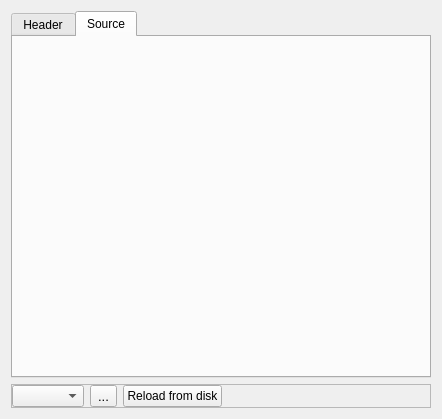
<ui version="4.0" >
 <class>STSourceEditor</class>
 <widget class="QWidget" name="STSourceEditor" >
  <property name="geometry" >
   <rect>
    <x>0</x>
    <y>0</y>
    <width>442</width>
    <height>419</height>
   </rect>
  </property>
  <property name="windowTitle" >
   <string>ST Source Editor</string>
  </property>
  <layout class="QVBoxLayout" >
   <item>
    <widget class="QTabWidget" name="tabWidget" >
     <property name="currentIndex" >
      <number>1</number>
     </property>
     <widget class="QWidget" name="header_tab" >
      <property name="geometry" >
       <rect>
        <x>0</x>
        <y>0</y>
        <width>418</width>
        <height>343</height>
       </rect>
      </property>
      <attribute name="title" >
       <string>Header</string>
      </attribute>
      <layout class="QHBoxLayout" >
       <property name="spacing" >
        <number>0</number>
       </property>
       <property name="margin" >
        <number>0</number>
       </property>
       <item>
        <widget class="DefaultEditorWindow" native="1" name="header" >
         <property name="sizePolicy" >
          <sizepolicy vsizetype="Expanding" hsizetype="Preferred" >
           <horstretch>0</horstretch>
           <verstretch>0</verstretch>
          </sizepolicy>
         </property>
        </widget>
       </item>
      </layout>
     </widget>
     <widget class="QWidget" name="source_tab" >
      <property name="geometry" >
       <rect>
        <x>0</x>
        <y>0</y>
        <width>418</width>
        <height>343</height>
       </rect>
      </property>
      <attribute name="title" >
       <string>Source</string>
      </attribute>
      <layout class="QHBoxLayout" >
       <property name="spacing" >
        <number>0</number>
       </property>
       <property name="margin" >
        <number>0</number>
       </property>
       <item>
        <widget class="DefaultEditorWindow" native="1" name="source" >
         <property name="sizePolicy" >
          <sizepolicy vsizetype="Expanding" hsizetype="Preferred" >
           <horstretch>0</horstretch>
           <verstretch>0</verstretch>
          </sizepolicy>
         </property>
        </widget>
       </item>
      </layout>
     </widget>
    </widget>
   </item>
   <item>
    <widget class="QFrame" name="frame" >
     <property name="frameShape" >
      <enum>QFrame::StyledPanel</enum>
     </property>
     <property name="frameShadow" >
      <enum>QFrame::Raised</enum>
     </property>
     <layout class="QHBoxLayout" >
      <property name="margin" >
       <number>0</number>
      </property>
      <item>
       <widget class="QComboBox" name="class_box" />
      </item>
      <item>
       <widget class="QToolButton" name="save_changes_button" >
        <property name="font" >
         <font>
          <pointsize>10</pointsize>
         </font>
        </property>
        <property name="text" >
         <string>...</string>
        </property>
       </widget>
      </item>
      <item>
       <widget class="QPushButton" name="reload_button" >
        <property name="text" >
         <string>Reload from disk</string>
        </property>
       </widget>
      </item>
      <item>
       <spacer>
        <property name="orientation" >
         <enum>Qt::Horizontal</enum>
        </property>
        <property name="sizeHint" stdset="0" >
         <size>
          <width>40</width>
          <height>20</height>
         </size>
        </property>
       </spacer>
      </item>
     </layout>
    </widget>
   </item>
  </layout>
 </widget>
 <customwidgets>
  <customwidget>
   <class>DefaultEditorWindow</class>
   <extends>QWidget</extends>
   <header>defaulteditorwindow.h</header>
   <container>1</container>
  </customwidget>
 </customwidgets>
 <resources/>
 <connections/>
</ui>
